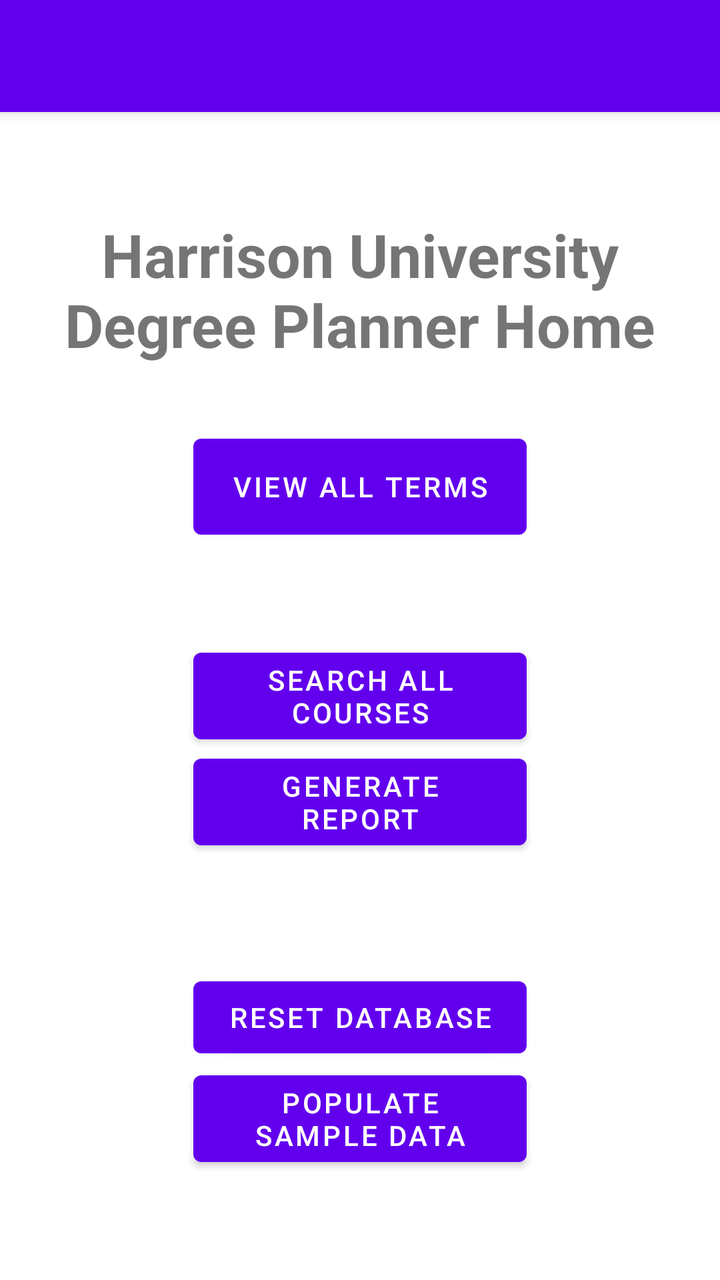
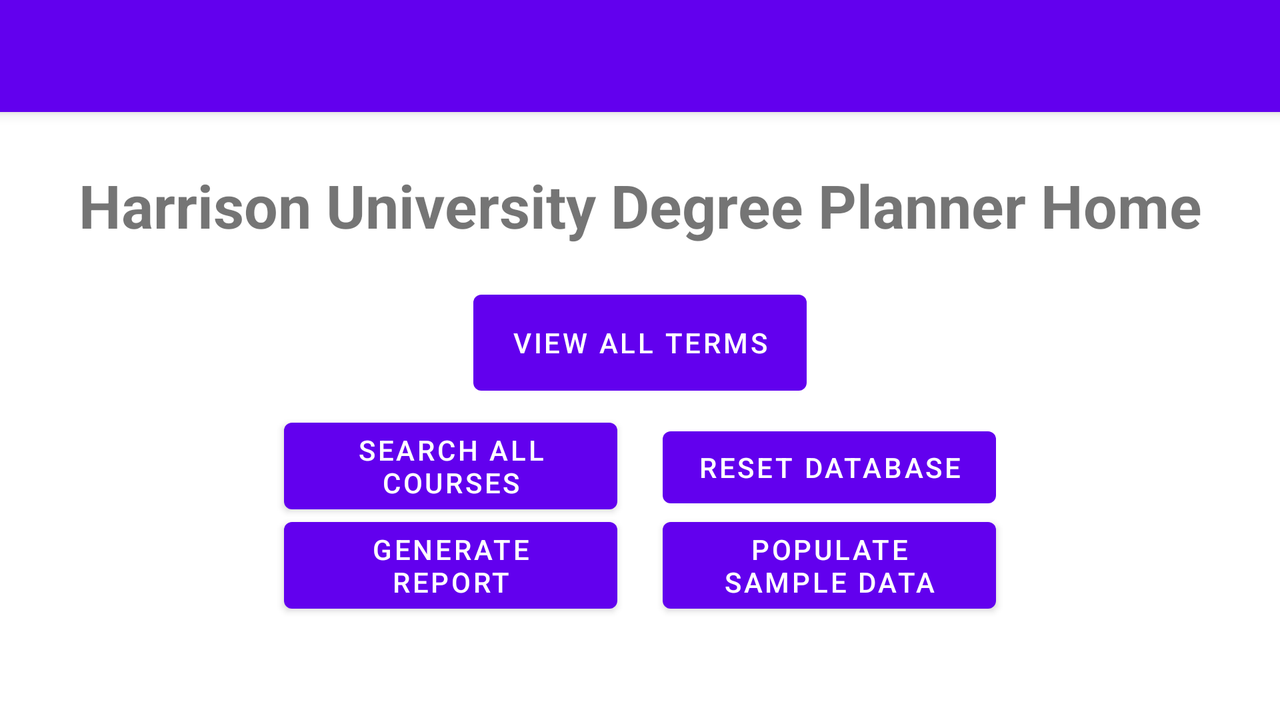

An Android layout and its configuration variant, each rendered on a device that would load it. The default file and the variant file are quoted in full after the pictures.
<!-- AndroidManifest.xml: application theme Theme.HarrisonUniversityDegreePlanner -->
<!-- res/layout/activity_main.xml -->
<?xml version="1.0" encoding="utf-8"?>
<androidx.constraintlayout.widget.ConstraintLayout xmlns:android="http://schemas.android.com/apk/res/android"
    xmlns:app="http://schemas.android.com/apk/res-auto"
    xmlns:tools="http://schemas.android.com/tools"
    android:id="@+id/mainActivityLayout"
    android:layout_width="match_parent"
    android:layout_height="match_parent"
    tools:context=".Activities.MainActivity">

    <androidx.appcompat.widget.Toolbar
        android:id="@+id/my_toolbar"
        android:layout_width="match_parent"
        android:layout_height="?attr/actionBarSize"

        android:background="?attr/colorPrimary"
        android:elevation="4dp"
        android:theme="@style/ThemeOverlay.AppCompat.ActionBar"
        app:layout_constraintLeft_toLeftOf="parent"
        app:layout_constraintTop_toTopOf="parent"
        app:popupTheme="@style/ThemeOverlay.AppCompat.Light" />

    <TextView
        android:layout_width="wrap_content"
        android:layout_height="wrap_content"
        android:text="Harrison University Degree Planner Home"
        android:textAlignment="center"
        android:textSize="30sp"
        android:textStyle="bold"
        app:layout_constraintBottom_toBottomOf="parent"
        app:layout_constraintEnd_toEndOf="parent"
        app:layout_constraintHorizontal_bias="0.5"
        app:layout_constraintStart_toStartOf="parent"
        app:layout_constraintTop_toBottomOf="@+id/my_toolbar"
        app:layout_constraintVertical_bias="0.1" />

    <Button
        android:id="@+id/viewAllTermsButton"
        android:layout_width="500px"
        android:layout_height="180px"
        android:onClick="onViewAllTermsClicked"
        android:text="@string/view_all_terms"
        app:layout_constraintBottom_toBottomOf="parent"
        app:layout_constraintEnd_toEndOf="@+id/my_toolbar"
        app:layout_constraintHorizontal_bias="0.5"
        app:layout_constraintStart_toStartOf="parent"
        app:layout_constraintTop_toBottomOf="@+id/my_toolbar"
        app:layout_constraintVertical_bias="0.3" />

    <Button
        android:id="@+id/courseSearchButton"
        android:layout_width="500px"
        android:layout_height="wrap_content"
        android:onClick="onSearchAllCoursesClicked"
        android:text="Search All Courses"
        app:layout_constraintBottom_toBottomOf="parent"
        app:layout_constraintEnd_toEndOf="@+id/my_toolbar"
        app:layout_constraintHorizontal_bias="0.5"
        app:layout_constraintStart_toStartOf="parent"
        app:layout_constraintTop_toBottomOf="@+id/my_toolbar"
        app:layout_constraintVertical_bias="0.5" />

    <Button
        android:id="@+id/generateReportButton"
        android:layout_width="500px"
        android:layout_height="wrap_content"
        android:onClick="onGenerateReportClicked"
        android:text="Generate Report"
        app:layout_constraintBottom_toBottomOf="parent"
        app:layout_constraintEnd_toEndOf="@+id/my_toolbar"
        app:layout_constraintHorizontal_bias="0.5"
        app:layout_constraintStart_toStartOf="parent"
        app:layout_constraintTop_toBottomOf="@+id/my_toolbar"
        app:layout_constraintVertical_bias="0.6" />

    <Button
        android:id="@+id/resetDBButton"
        android:layout_width="500px"
        android:layout_height="wrap_content"
        android:onClick="onResetDBClicked"
        android:text="Reset Database"
        app:layout_constraintBottom_toBottomOf="parent"
        app:layout_constraintEnd_toEndOf="@+id/my_toolbar"
        app:layout_constraintHorizontal_bias="0.5"
        app:layout_constraintStart_toStartOf="parent"
        app:layout_constraintTop_toBottomOf="@+id/my_toolbar"
        app:layout_constraintVertical_bias="0.8" />

    <Button
        android:id="@+id/populateSampleDataButton"
        android:layout_width="500px"
        android:layout_height="wrap_content"
        android:onClick="onPopulateSampleDataClicked"
        android:text="Populate Sample Data"
        app:layout_constraintBottom_toBottomOf="parent"
        app:layout_constraintEnd_toEndOf="@+id/my_toolbar"
        app:layout_constraintHorizontal_bias="0.5"
        app:layout_constraintStart_toStartOf="parent"
        app:layout_constraintTop_toBottomOf="@+id/my_toolbar"
        app:layout_constraintVertical_bias="0.9" />

</androidx.constraintlayout.widget.ConstraintLayout>
<!-- resources referenced by this layout -->
<resources>
  <string name="view_all_terms">View All Terms</string>
  <style name="Theme.HarrisonUniversityDegreePlanner" parent="Theme.MaterialComponents.DayNight.NoActionBar">
          
          <item name="colorPrimary">@color/purple_500</item>
          <item name="colorPrimaryVariant">@color/purple_700</item>
          <item name="colorOnPrimary">@color/white</item>
          
          <item name="colorSecondary">@color/teal_200</item>
          <item name="colorSecondaryVariant">@color/teal_700</item>
          <item name="colorOnSecondary">@color/black</item>
          
          <item name="android:statusBarColor" tools:targetApi="l">?attr/colorPrimaryVariant</item>
          
      </style>
</resources>
<!-- res/layout-land/activity_main.xml (the repository's variant of the layout above) -->
<!-- drawn on the phone turned sideways -->
<?xml version="1.0" encoding="utf-8"?>
<androidx.constraintlayout.widget.ConstraintLayout xmlns:android="http://schemas.android.com/apk/res/android"
    android:id="@+id/mainActivityLayout"
    xmlns:app="http://schemas.android.com/apk/res-auto"
    xmlns:tools="http://schemas.android.com/tools"
    android:layout_width="match_parent"
    android:layout_height="match_parent"
    tools:context=".Activities.MainActivity">

    <androidx.appcompat.widget.Toolbar
        android:id="@+id/my_toolbar"
        android:layout_width="match_parent"
        android:layout_height="?attr/actionBarSize"

        android:background="?attr/colorPrimary"
        android:elevation="4dp"
        android:theme="@style/ThemeOverlay.AppCompat.ActionBar"
        app:popupTheme="@style/ThemeOverlay.AppCompat.Light"
        app:layout_constraintLeft_toLeftOf="parent"
        app:layout_constraintTop_toTopOf="parent" />

    <TextView
        android:id="@+id/courseListTitleText"
        android:layout_width="wrap_content"
        android:layout_height="wrap_content"
        android:text="Harrison University Degree Planner Home"
        android:textSize="30sp"
        android:textStyle="bold"
        app:layout_constraintBottom_toBottomOf="parent"
        app:layout_constraintEnd_toEndOf="@+id/my_toolbar"
        app:layout_constraintHorizontal_bias="0.5"
        app:layout_constraintStart_toStartOf="parent"
        app:layout_constraintTop_toBottomOf="@+id/my_toolbar"
        app:layout_constraintVertical_bias="0.1" />

    <Button
        android:id="@+id/viewAllTermsButton"
        android:layout_width="500px"
        android:layout_height="180px"
        android:onClick="onViewAllTermsClicked"
        android:text="@string/view_all_terms"
        app:layout_constraintBottom_toBottomOf="parent"
        app:layout_constraintEnd_toEndOf="@+id/my_toolbar"
        app:layout_constraintHorizontal_bias="0.5"
        app:layout_constraintStart_toStartOf="parent"
        app:layout_constraintTop_toBottomOf="@+id/my_toolbar"
        app:layout_constraintVertical_bias="0.35" />

    <Button
        android:id="@+id/courseSearchButton"
        android:layout_width="500px"
        android:layout_height="wrap_content"
        android:onClick="onSearchAllCoursesClicked"
        android:text="Search All Courses"
        app:layout_constraintBottom_toBottomOf="parent"
        app:layout_constraintEnd_toEndOf="@+id/my_toolbar"
        app:layout_constraintHorizontal_bias="0.3"
        app:layout_constraintStart_toStartOf="parent"
        app:layout_constraintTop_toBottomOf="@+id/my_toolbar"
        app:layout_constraintVertical_bias="0.6" />

    <Button
        android:id="@+id/generateReportButton"
        android:layout_width="500px"
        android:layout_height="wrap_content"
        android:onClick="onGenerateReportClicked"
        android:text="Generate Report"
        app:layout_constraintBottom_toBottomOf="parent"
        app:layout_constraintEnd_toEndOf="@+id/my_toolbar"
        app:layout_constraintHorizontal_bias="0.3"
        app:layout_constraintStart_toStartOf="parent"
        app:layout_constraintTop_toBottomOf="@+id/my_toolbar"
        app:layout_constraintVertical_bias="0.8" />

    <Button
        android:id="@+id/resetDBButton"
        android:layout_width="500px"
        android:layout_height="wrap_content"
        android:onClick="onResetDBClicked"
        android:text="Reset Database"
        app:layout_constraintBottom_toBottomOf="parent"
        app:layout_constraintEnd_toEndOf="@+id/my_toolbar"
        app:layout_constraintHorizontal_bias="0.7"
        app:layout_constraintStart_toStartOf="parent"
        app:layout_constraintTop_toBottomOf="@+id/my_toolbar"
        app:layout_constraintVertical_bias="0.6" />

    <Button
        android:id="@+id/populateSampleDataButton"
        android:layout_width="500px"
        android:layout_height="wrap_content"
        android:onClick="onPopulateSampleDataClicked"
        android:text="Populate Sample Data"
        app:layout_constraintBottom_toBottomOf="parent"
        app:layout_constraintEnd_toEndOf="@+id/my_toolbar"
        app:layout_constraintHorizontal_bias="0.7"
        app:layout_constraintStart_toStartOf="parent"
        app:layout_constraintTop_toBottomOf="@+id/my_toolbar"
        app:layout_constraintVertical_bias="0.8" />

</androidx.constraintlayout.widget.ConstraintLayout>
